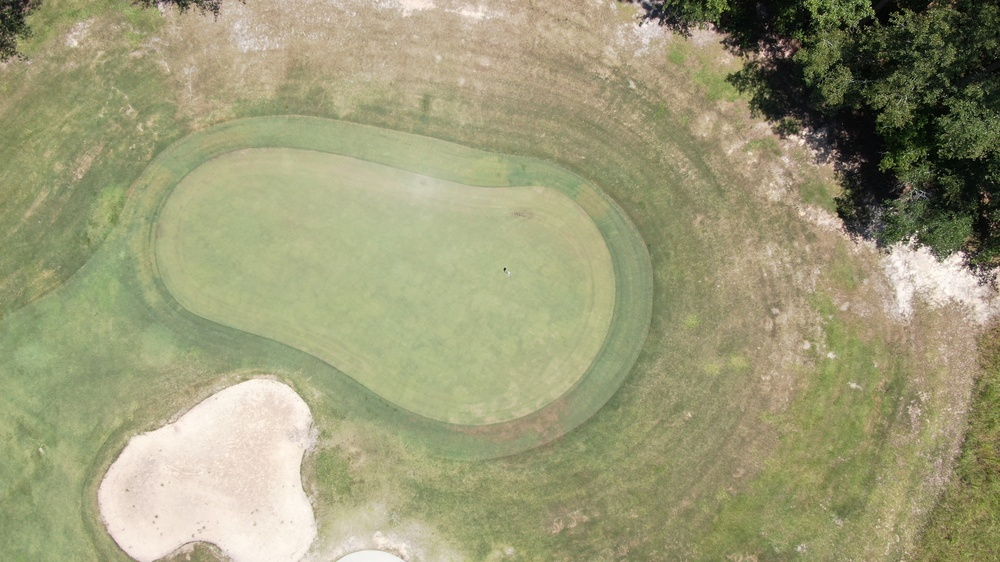
#> input picture field_data/DJI_0498.JPG, 1000 x 562 px, shrunk from 4000 x 2250 before the run
$ python hsdetectiontrack.py
#> lines starting #> are read from the running program, lines starting #| are printed output that depends on the picture; after the words box and inside, x2 and y2 are one past the last pixel; in counts of white or black regions, pixels touching at a corner belong together
import cv2
import numpy as np

image = 'field_data/DJI_0498.JPG'
img   = cv2.imread(image)
#> img is the input picture: shape (562, 1000, 3); mean B, G, R 120, 155.2, 156.3

r=True
l=True
m=True
n=True
def nothing(z):
    pass
cv2.namedWindow('image')
cv2.createTrackbar('Closing','image',0,1,nothing)
#> slider 'Closing' is set to 1
cv2.createTrackbar('Opening','image',0,1,nothing)
#> slider 'Opening' is set to 1
cv2.createTrackbar('Kernel1','image',1,10,nothing)
cv2.createTrackbar('Kernel2','image',1,10,nothing)
cv2.createTrackbar('ErosionIteration','image',0,10,nothing)
#> slider 'ErosionIteration' is set to 3
cv2.createTrackbar('DilationIteration','image',0,10,nothing)
#> slider 'DilationIteration' is set to 3
cv2.createTrackbar('Distance','image',0,200,nothing)
#> slider 'Distance' is set to 66
cv2.createTrackbar('Circle treshold','image',0,50,nothing)
#> slider 'Circle treshold' is set to 16
cv2.createTrackbar('Minimum Radius','image',0,200,nothing)
#> slider 'Minimum Radius' is set to 40
cv2.createTrackbar('Maximum Radius','image',0,200,nothing)
#> slider 'Maximum Radius' is set to 200
cv2.createTrackbar('hMin','image',0,255,nothing)
#> slider 'hMin' is set to 51
cv2.createTrackbar('hMax','image',0,255,nothing)
#> slider 'hMax' is set to 255
cv2.createTrackbar('sMin','image',0,255,nothing)
#> slider 'sMin' is set to 51
cv2.createTrackbar('sMax','image',0,255,nothing)
#> slider 'sMax' is set to 255
cv2.createTrackbar('vMin','image',0,255,nothing)
#> slider 'vMin' is set to 51
cv2.createTrackbar('vMax','image',0,255,nothing)
#> slider 'vMax' is set to 255
sumx=0
val = 0
sumy=0
square=[]
sumxR=0
sumyR=0
boolCounter=0
loop=1
loopR=1
loop2=1
minArea=2000
temp=0
x1=0
y1=0
x2=0
y2=0
x3=0
y3=0
x1R=0
y1R=0
x2R=0
y2R=0
x3R=0
y3R=0
x4R=0
y4R=0
tArea=0
loopX=0
while(1):

    hsv = cv2.cvtColor(img, cv2.COLOR_BGR2HSV)
#> hsv: shape (562, 1000, 3); mean H, S, V 30.2, 68.4, 160.3
    ycc = cv2.cvtColor(img, cv2.COLOR_BGR2YCR_CB)
#> ycc: shape (562, 1000, 3); mean of channels 0, 1, 2 151.5, 131.4, 110.2
    hMin = cv2.getTrackbarPos('hMin','image')
    hMax = cv2.getTrackbarPos('hMax','image')
    sMin = cv2.getTrackbarPos('sMin','image')
    sMax = cv2.getTrackbarPos('sMax','image')
    vMin = cv2.getTrackbarPos('vMin','image')
    vMax = cv2.getTrackbarPos('vMax','image')
    Kernel1 = cv2.getTrackbarPos('Kernel1','image')
    Kernel2 = cv2.getTrackbarPos('Kernel2','image')
    ErosionIteration = cv2.getTrackbarPos('ErosionIteration','image')
    DilationIteration = cv2.getTrackbarPos('DilationIteration','image')
    closing = cv2.getTrackbarPos('Closing','image')
    opening = cv2.getTrackbarPos('Opening','image')
    lower=np.array([hMin,sMin,vMin])
    upper=np.array([hMax,sMax,vMax])
    mask = cv2.inRange(ycc, lower, upper)
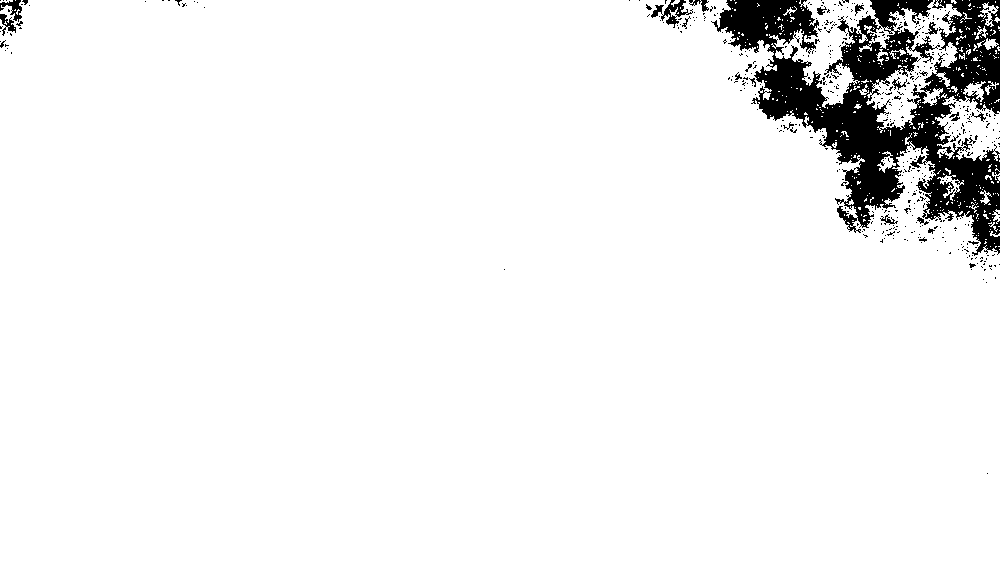
#> mask: shape (562, 1000); 94.4% white; 474 black regions (453 under 20 px), largest, box (x1, y1, x2, y2) and area: (711, 0, 1000, 256) 28871, (651, 0, 693, 28) 391, (0, 0, 22, 22) 204
    moments = cv2.moments(mask, True)
#> moments = moments, m00 530335, centre m10/m00, m01/m00 = (477.5, 291.3)
    if closing==1:
        kernel = np.ones((Kernel1,Kernel2),np.uint8)
        mask = cv2.morphologyEx(mask, cv2.MORPH_CLOSE, kernel)
    if opening==1:
        kernel = np.ones((Kernel1,Kernel2),np.uint8)
        mask = cv2.morphologyEx(mask, cv2.MORPH_OPEN, kernel)
    if DilationIteration>0:
        kernel = np.ones((Kernel1,Kernel2),np.uint8)
        mask = cv2.dilate(mask,kernel,iterations = DilationIteration)
    if ErosionIteration>0:
        kernel = np.ones((Kernel1,Kernel2),np.uint8)
        mask = cv2.erode(mask,kernel,iterations = ErosionIteration)

    #---------------------------------------------------------------------------#
    #---------------------------------------------------------------------------#
    #---------------------------------------------------------------------------#
    #We need to blur the mask in order to get rid of the square-shaped contours
    blur = cv2.GaussianBlur(mask, (9, 9), 3)
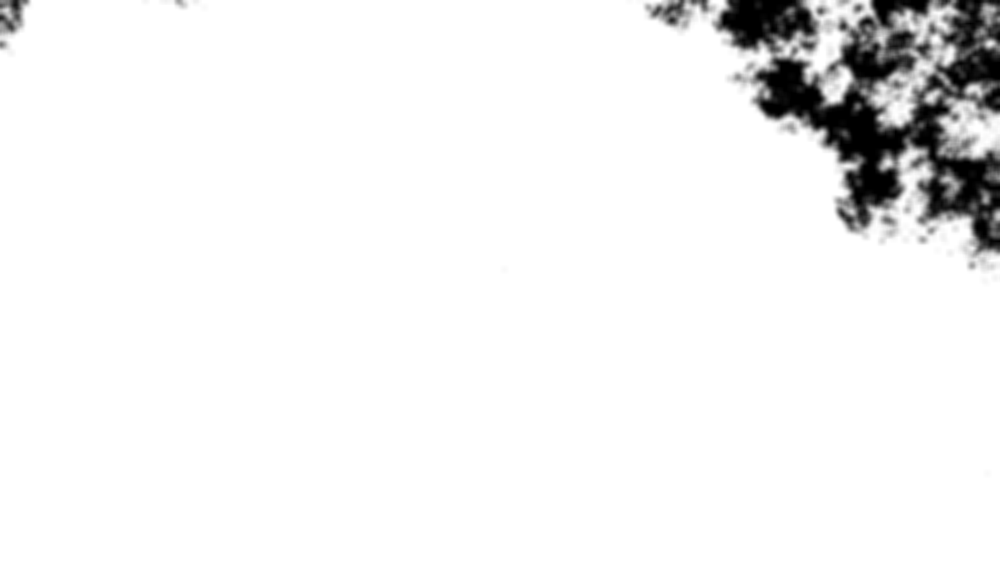
#> blur: shape (562, 1000); min 0, max 255, mean 240.6

    #Apply canny edge, will be easier to find shapes

    edges = cv2.Canny(blur,x1,x2)
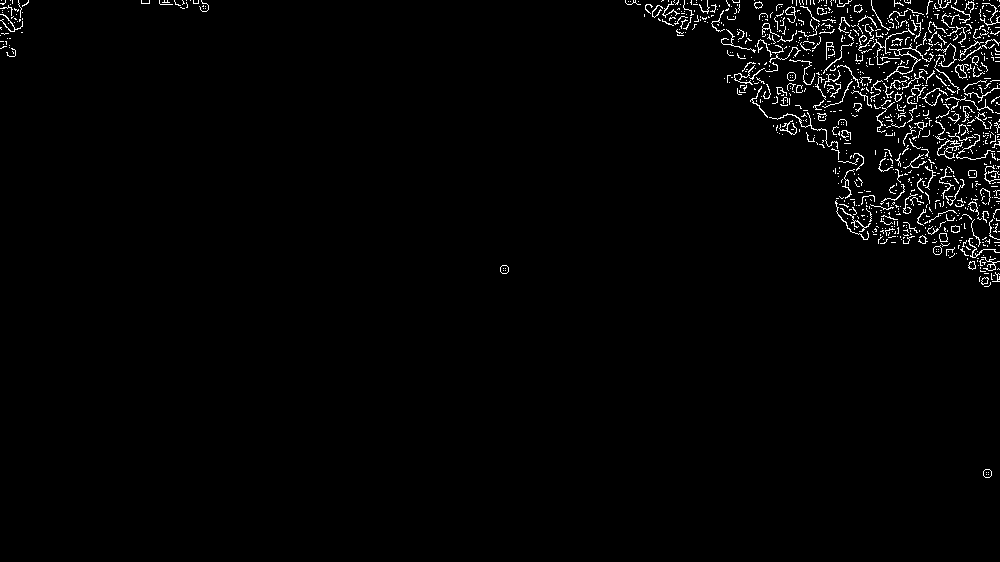
#> edges: shape (562, 1000); 1.8% white in thin lines or dots, all inside (x1, y1, x2, y2) = (0, 0, 1000, 478)

    if DilationIteration>0:
        kernel = np.ones((Kernel1,Kernel2),np.uint8)
        edges = cv2.dilate(mask,kernel,iterations = DilationIteration)
    #If the area of the white part of the mask is larger than 500px, probably it's not noise
    if moments['m00'] >= 300:

        #Find all the contour points and store them inside contours
        contours,hier = cv2.findContours(edges,cv2.RETR_TREE,cv2.CHAIN_APPROX_SIMPLE)
#> contours = 1256 contours, 1201 with area under 20; largest, box (x1, y1, x2, y2) and area: (0, 0, 1000, 562) 515016, (769, 0, 962, 133) 9282, (935, 96, 1000, 161) 2662, (911, 35, 936, 63) 252, (836, 205, 858, 234) 252

        d    = cv2.getTrackbarPos('Distance','image')
        t    = cv2.getTrackbarPos('Circle treshold','image')
        rmin = cv2.getTrackbarPos('Minimum Radius','image')
        rmax = cv2.getTrackbarPos('Maximum Radius','image')

        detected_circles = cv2.HoughCircles(edges,
                                            cv2.HOUGH_GRADIENT, 1, d, param1 = 200,
                                            param2 = t, minRadius = rmin, maxRadius = rmax)
#> detected_circles = 22 rows, first 8: [854.5, 110.5, 96.5], [829.5, 178.5, 168.4], [911.5, 151.5, 86.7], [764.5, 190.5, 184], [954.5, 79.5, 76.7], [785.5, 115.5, 131.2], [805.5, 250.5, 184], [995.5, 137.5, 107.5]

        if detected_circles is not None:

            # Convert the circle parameters a, b and r to integers.
            detected_circles = np.uint16(np.around(detected_circles))
#> detected_circles = 22 rows, first 8: [854, 110, 96], [830, 178, 168], [912, 152, 87], [764, 190, 184], [954, 80, 77], [786, 116, 131], [806, 250, 184], [996, 138, 108]

            for pt in detected_circles[0, :]:
                a, b, r = pt[0], pt[1], pt[2]

                # Draw the circumference of the circle.
                # cv2.circle(img, (a, b), r, (0, 0, 255), 3)

                # Draw a small circle (of radius 1) to show the center.
                cv2.circle(img, (a, b), 1, (0, 0, 255), 2)
#> this loop made 22 passes
#> (a, b, r) on passes 1 to 12: (854, 110, 96), (830, 178, 168), (912, 152, 87), (764, 190, 184), (954, 80, 77), (786, 116, 131), (806, 250, 184), (996, 138, 108), (854, 16, 75), (698, 170, 155), (904, 236, 70), (926, 2, 71)
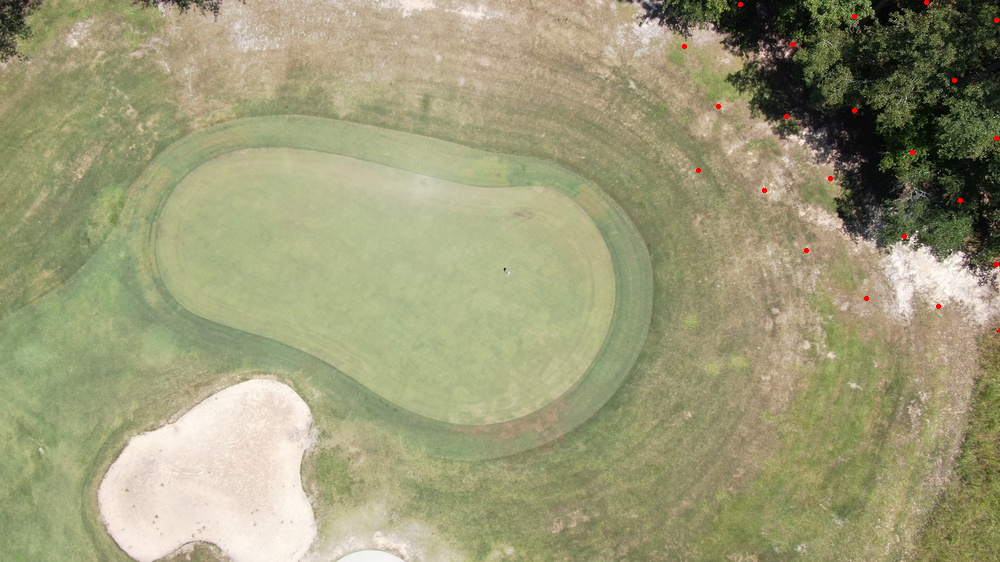
#> img: shape (562, 1000, 3); 0.08% of pixels changed, all inside (x1, y1, x2, y2) = (682, 0, 1000, 333)
    #---------------------------------------------------------------------------#
    #---------------------------------------------------------------------------#

    scale_percent = 30
    width         = int(img.shape[1] * scale_percent / 100)
#> width = 300
    height        = int(img.shape[0] * scale_percent / 100)
#> height = 168
    dim           = (width, height)
#> dim = (300, 168)
    img           = cv2.resize(img, dim, interpolation = cv2.INTER_AREA)
#> img: shape (168, 300, 3)

    cv2.imshow('img',img)
    cv2.imshow('mask',mask)
    cv2.imshow('edge',edges)
    k = cv2.waitKey(5) & 0xFF
#> (key Esc is pressed here)
    if k == 27:
        break
cv2.destroyAllWindows()
